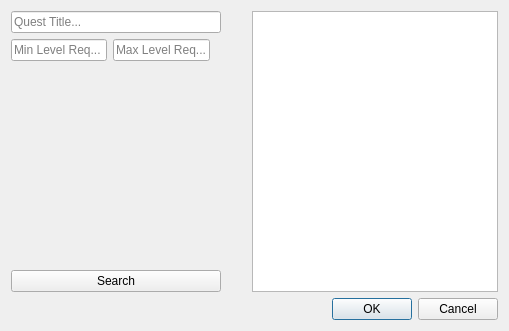
<?xml version="1.0" encoding="UTF-8"?>
<ui version="4.0">
 <class>QuestSelecter</class>
 <widget class="QDialog" name="QuestSelecter">
  <property name="geometry">
   <rect>
    <x>0</x>
    <y>0</y>
    <width>509</width>
    <height>331</height>
   </rect>
  </property>
  <property name="windowTitle">
   <string>Dialog</string>
  </property>
  <layout class="QVBoxLayout" name="verticalLayout">
   <item>
    <layout class="QHBoxLayout" name="horizontalLayout">
     <item>
      <layout class="QVBoxLayout" name="verticalLayout_2">
       <property name="sizeConstraint">
        <enum>QLayout::SetFixedSize</enum>
       </property>
       <item>
        <widget class="QLineEdit" name="questTitle">
         <property name="maximumSize">
          <size>
           <width>210</width>
           <height>16777215</height>
          </size>
         </property>
         <property name="placeholderText">
          <string>Quest Title...</string>
         </property>
        </widget>
       </item>
       <item>
        <layout class="QHBoxLayout" name="horizontalLayout_2">
         <item>
          <widget class="QLineEdit" name="minLevelReq">
           <property name="maximumSize">
            <size>
             <width>100</width>
             <height>16777215</height>
            </size>
           </property>
           <property name="placeholderText">
            <string>Min Level Req...</string>
           </property>
          </widget>
         </item>
         <item>
          <widget class="QLineEdit" name="maxLevelReq">
           <property name="maximumSize">
            <size>
             <width>100</width>
             <height>16777215</height>
            </size>
           </property>
           <property name="placeholderText">
            <string>Max Level Req...</string>
           </property>
          </widget>
         </item>
         <item>
          <spacer name="horizontalSpacer">
           <property name="orientation">
            <enum>Qt::Horizontal</enum>
           </property>
           <property name="sizeHint" stdset="0">
            <size>
             <width>40</width>
             <height>20</height>
            </size>
           </property>
          </spacer>
         </item>
        </layout>
       </item>
       <item>
        <spacer name="verticalSpacer">
         <property name="orientation">
          <enum>Qt::Vertical</enum>
         </property>
         <property name="sizeHint" stdset="0">
          <size>
           <width>20</width>
           <height>40</height>
          </size>
         </property>
        </spacer>
       </item>
       <item>
        <widget class="QPushButton" name="searchPushButton">
         <property name="maximumSize">
          <size>
           <width>210</width>
           <height>16777215</height>
          </size>
         </property>
         <property name="text">
          <string>Search</string>
         </property>
        </widget>
       </item>
      </layout>
     </item>
     <item>
      <widget class="QTableView" name="tableView"/>
     </item>
    </layout>
   </item>
   <item>
    <widget class="QDialogButtonBox" name="buttonBox">
     <property name="orientation">
      <enum>Qt::Horizontal</enum>
     </property>
     <property name="standardButtons">
      <set>QDialogButtonBox::Cancel|QDialogButtonBox::Ok</set>
     </property>
    </widget>
   </item>
  </layout>
 </widget>
 <resources/>
 <connections>
  <connection>
   <sender>buttonBox</sender>
   <signal>accepted()</signal>
   <receiver>QuestSelecter</receiver>
   <slot>accept()</slot>
   <hints>
    <hint type="sourcelabel">
     <x>248</x>
     <y>254</y>
    </hint>
    <hint type="destinationlabel">
     <x>157</x>
     <y>274</y>
    </hint>
   </hints>
  </connection>
  <connection>
   <sender>buttonBox</sender>
   <signal>rejected()</signal>
   <receiver>QuestSelecter</receiver>
   <slot>reject()</slot>
   <hints>
    <hint type="sourcelabel">
     <x>316</x>
     <y>260</y>
    </hint>
    <hint type="destinationlabel">
     <x>286</x>
     <y>274</y>
    </hint>
   </hints>
  </connection>
 </connections>
</ui>
